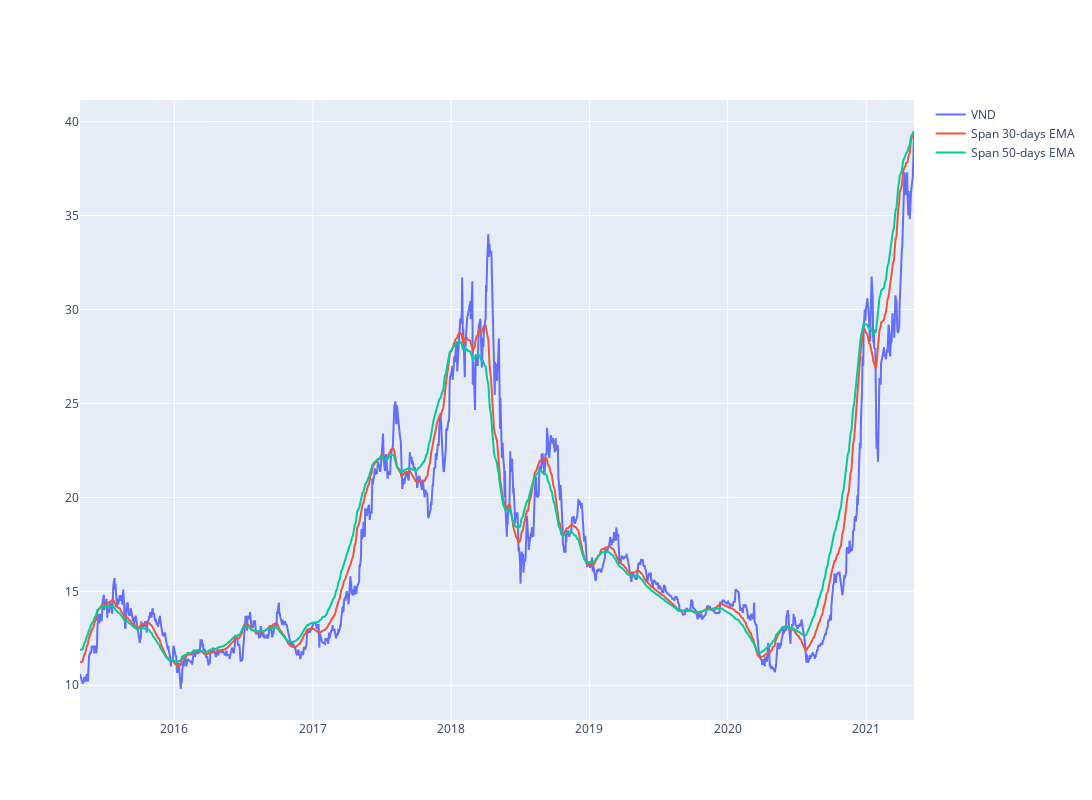

The notebook cell saved with this chart:
### Code cell
#plot linechart for stock price
short_rolling = df['<Close>'].rolling(window=30).mean()

ema_long = df['<Close>'].ewm(span=50, adjust=False).mean()
ema_short = df['<Close>'].ewm(span=30, adjust=False).mean()
line_price = df['<Close>']
fig = go.Figure()
#px.line(df_hpg, x='datetime', y='<Close>', labels={'x':'Date', 'y':'Price'})
fig.update_layout(  autosize=False,   width=1200,    height=800)
fig.add_trace(go.Scatter(x=df.datetime, y=line_price, 
                        mode='lines', name=stock))

fig.add_trace(go.Scatter(x=df.datetime, y=ema_short, 
                        mode='lines', name='Span 30-days EMA'))

fig.add_trace(go.Scatter(x=df.datetime, y=ema_long, 
                        mode='lines', name='Span 50-days EMA'))

### Figure 1 — Plotly figure (JSON) as saved in the notebook; plotly's stock layout.template omitted (floating-point values rounded to 4 significant figures; data arrays with more than 128 entries replaced by an {"elided": "..."} marker saying what was removed)
{"data": [{"mode": "lines", "name": "VND", "type": "scatter", "x": {"elided": "1500 str values"}, "y": {"elided": "1500 float values"}}, {"mode": "lines", "name": "Span 30-days EMA", "type": "scatter", "x": {"elided": "1500 str values"}, "y": {"elided": "1500 float values"}}, {"mode": "lines", "name": "Span 50-days EMA", "type": "scatter", "x": {"elided": "1500 str values"}, "y": {"elided": "1500 float values"}}], "layout": {"autosize": false, "height": 800, "width": 1200}}
